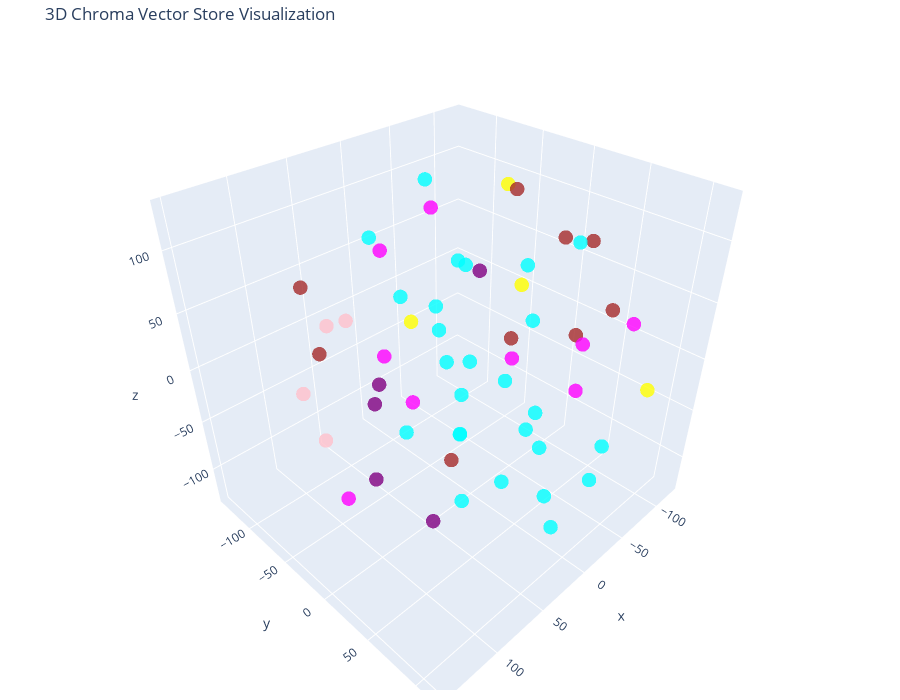

Source (notebook cell):
### Code cell
# Let's try 3D!

tsne = TSNE(n_components=3, random_state=42)
reduced_vectors = tsne.fit_transform(vectors)

# Create the 3D scatter plot
fig = go.Figure(data=[go.Scatter3d(
    x=reduced_vectors[:, 0],
    y=reduced_vectors[:, 1],
    z=reduced_vectors[:, 2],
    mode='markers',
    marker=dict(size=5, color=colors, opacity=0.8),
    text=[f"Type: {t}<br>Text: {d[:100]}..." for t, d in zip(doc_types, documents)],
    hoverinfo='text'
)])

fig.update_layout(
    title='3D Chroma Vector Store Visualization',
    scene=dict(xaxis_title='x', yaxis_title='y', zaxis_title='z'),
    width=900,
    height=700,
    margin=dict(r=10, b=10, l=10, t=40)
)

fig.show()

### Figure 1 — Plotly figure (JSON) as saved in the notebook; plotly's stock layout.template omitted (floating-point values rounded to 4 significant figures)
{"data": [{"hoverinfo": "text", "marker": {"color": ["purple", "purple", "purple", "purple", "purple", "yellow", "yellow", "yellow", "yellow", "pink", "pink", "pink", "pink", "brown", "brown", "brown", "brown", "brown", "brown", "brown", "brown", "brown", "cyan", "cyan", "cyan", "cyan", "cyan", "cyan", "cyan", "cyan", "cyan", "cyan", "cyan", "cyan", "cyan", "cyan", "cyan", "cyan", "cyan", "cyan", "cyan", "cyan", "cyan", "cyan", "cyan", "cyan", "cyan", "cyan", "magenta", "magenta", "magenta", "magenta", "magenta", "magenta", "magenta", "magenta", "magenta"], "opacity": 0.8, "size": 5}, "mode": "markers", "text": ["Type: about<br>Text: # Professional Bio\n\nAyush Tyagi is a dedicated Computer Science Engineering student at JIMS, Greater...", "Type: about<br>Text: ## What Makes Me Unique\nMy uniqueness lies in the powerful combination of a creative eye and a logic...", "Type: about<br>Text: # Contact & Professional Links\n\n## Primary Contact\n**Email:** tyagiayush239@gmail.com\n\n## Profession...", "Type: about<br>Text: # Personal Details\n\n**Name:** Ayush Tyagi  \n**Email:** tyagiayush239@gmail.com  \n**Location:** Delhi...", "Type: about<br>Text: # Personal Tagline\n\n**\"Code with passion, design with vision, and celebrate every milestone.\"**\n\n## ...", "Type: education<br>Text: # Certifications & Courses\n\n## Technical Certifications\n\n### 1. Tableau for Data Analysis\n**Skills L...", "Type: education<br>Text: ### 4. React - The Complete Guide 2025 (incl. Next.js, Redux)\n**Skills Learned:**\n- Modern React wit...", "Type: education<br>Text: # College Education\n\n**Institution:** JIMS, Greater Noida  \n**University:** IP University  \n**Degree...", "Type: education<br>Text: # School Education\n\n**Institution:** Vivekanand School, Anand Vihar  \n**Stream:** PCM (Physics, Chem...", "Type: experience<br>Text: # Intensity Global - LLM Engineer\n\n**Role:** LLM Engineer  \n**Company:** Intensity Global  \n**Employ...", "Type: experience<br>Text: ## Technologies Used\n- **Programming Languages:** Python\n- **ML Frameworks:** PyTorch, TensorFlow, H...", "Type: experience<br>Text: # Tara Application - Game Development Intern\n\n**Role:** Game Development Intern  \n**Company:** Tara ...", "Type: experience<br>Text: ## Key Learnings\n- Gained hands-on experience in the complete mobile game development lifecycle, fro...", "Type: extras<br>Text: # Achievements & Milestones\n\n## Technical Achievements\n### Game Development\n- **Multiple Shipped Gam...", "Type: extras<br>Text: ## Academic & Learning Achievements\n- **Consistent Learning:** Completed multiple comprehensive tech...", "Type: extras<br>Text: ### AI Engineering\n- Developed working AI applications with practical utility\n- Implemented complex ...", "Type: extras<br>Text: # Future Goals & Aspirations\n\n## Short-term Goals (Next 6-12 months)\n### Technical Skills\n- **Advanc...", "Type: extras<br>Text: ## Medium-term Goals (1-3 years)\n### Career Path\n- **Full-Stack Mastery:** Become proficient in both...", "Type: extras<br>Text: ## Long-term Goals (3-5 years)\n### Professional Vision\n- **Technical Leadership:** Grow into senior ...", "Type: extras<br>Text: ### Future Learning Areas\n- **Advanced Cloud Architecture:** Microservices, serverless, distributed ...", "Type: extras<br>Text: # Interests & Passions\n\n## Technical Interests\n- **Frontend Innovation:** Exploring new UI/UX patter...", "Type: extras<br>Text: ## Learning Interests\n- **Emerging Technologies:** Staying updated with latest frameworks and tools\n...", "Type: projects<br>Text: # Intelligent Code Converter: C++ to Python\n\n## Project Overview\nDeveloped an AI-powered tool that a...", "Type: projects<br>Text: ## Technical Implementation\n### Tech Stack\n- **Primary Language:** Python\n- **AI Models:** Transform...", "Type: projects<br>Text: # Multimodal AI Assistant: Image Generation & Personalized Chat\n\n## Project Overview\nCreated an inte...", "Type: projects<br>Text: ### Core Features\n- **Text-to-Image Generation:** Instant image creation from textual descriptions\n-...", "Type: projects<br>Text: # Smart Deal Notifier Application\n\n## Project Overview\nEngineered a web application that actively mo...", "Type: projects<br>Text: ### System Components\n- **Crawler Engine:** Monitors multiple deal sources in real-time\n- **Preferen...", "Type: projects<br>Text: # 3D Car Simulator\n\n## Project Overview\nA realistic 3D car simulator developed in Unity, featuring a...", "Type: projects<br>Text: ### Key Features\n- Realistic vehicle physics and handling\n- Nitro boost with acceleration and visual...", "Type: projects<br>Text: # Mountain Rider Madness\n\n## Game Overview\nA challenging 2D bike racing game where players conquer r...", "Type: projects<br>Text: ### Key Features\n- Realistic bike physics and weight distribution\n- Progressive difficulty curve\n- M...", "Type: projects<br>Text: # Solderio Game (Mario-Style Platformer)\n\n## Game Overview\nA fast-paced, side-scrolling platformer w...", "Type: projects<br>Text: ### Key Features\n- Classic platformer mechanics with modern polish\n- Multiple enemy types with uniqu...", "Type: projects<br>Text: # Space Shooter Ranger\n\n## Game Overview\nA classic arcade-style space shooter where players control ...", "Type: projects<br>Text: ### Key Features\n- Infinite enemy waves with progressive difficulty\n- Multiple weapon types and powe...", "Type: projects<br>Text: # Foodies Hub - Recipe Sharing Platform\n\n## Project Overview\nA full-stack community recipe-sharing p...", "Type: projects<br>Text: ### Core Features\n- **Recipe Management:** Create, read, update, delete recipes\n- **User Profiles:**...", "Type: projects<br>Text: ## Skills Demonstrated\n- Full-stack development with Next.js\n- Modern React patterns and best practi...", "Type: projects<br>Text: # Food Website (React)\n\n## Project Overview\nA complex React application for exploring and managing f...", "Type: projects<br>Text: ### Core Features\n- **Recipe Exploration:** Advanced filtering and search capabilities\n- **Interacti...", "Type: projects<br>Text: # Investment Calculator\n\n## Project Overview\nA powerful financial planning tool that helps users vis...", "Type: projects<br>Text: ## Core Features\n- **Investment Projection:** Future value calculation based on inputs\n- **Annual Br...", "Type: projects<br>Text: # React Tic-Tac-Toe\n\n## Project Overview\nA fully functional, interactive Tic-Tac-Toe game built as a...", "Type: projects<br>Text: ## Technical Implementation\n### Tech Stack\n- **Frontend:** React\n- **Styling:** CSS3 with grid layou...", "Type: projects<br>Text: ## Learning Outcomes\n- Fundamental React state management\n- Component props and communication\n- Even...", "Type: projects<br>Text: # TimeRace React Game\n\n## Project Overview\nAn engaging timing-based reaction game built with React w...", "Type: projects<br>Text: ### Game Concept\n- **Target Times:** Multiple difficulty levels (1s, 5s, 10s, 15s)\n- **Gameplay:** S...", "Type: skills<br>Text: # AI & LLM Engineering Skills\n\n## Core Competencies\n- **LLM Engineering:** Advanced techniques in la...", "Type: skills<br>Text: ## Project Experience\n### Intelligent Code Converter\n- C++ to Python code translation\n- Syntax parsi...", "Type: skills<br>Text: # Backend Development Skills\n\n## Current Technologies\n- **Node.js:** Server-side JavaScript runtime\n...", "Type: skills<br>Text: # Frontend Development Skills\n\n## Core Technologies\n- **React:** Advanced proficiency with Hooks, Co...", "Type: skills<br>Text: ### Styling & Design\n- CSS-in-JS solutions\n- Responsive grid systems\n- CSS animations and transition...", "Type: skills<br>Text: # Game Engines & Development\n\n## Primary Engine\n### Unity\n- **Proficiency Level:** Advanced\n- **Spec...", "Type: skills<br>Text: ### Technical Capabilities\n- Infinite spawn systems\n- Physics-based gameplay\n- Animation state machi...", "Type: skills<br>Text: # Programming Languages\n\n## Primary Languages\n- **C#:** Advanced proficiency, primarily for Unity ga...", "Type: skills<br>Text: # Development Tools & Technologies\n\n## Version Control\n- **Git:** Advanced proficiency in version co..."], "type": "scatter3d", "x": [57.3, 51.86, 36.45, 86.7, 6.055, -120.1, -69.7, -95.12, 41.21, 86.61, 48.29, 123.4, 108.4, -111.9, 98.59, 78.75, -95.09, -73.08, -27.77, -62.94, 104.4, -50.91, -78.4, -121.3, -35.42, -51.23, -47.15, -63.2, -3.862, 30.99, -17.17, 87.36, -31.29, -12.65, -28.86, -64.4, -4.143, 15.7, -16.54, 38.4, 72.22, -69.59, -29.73, 26.54, 37.91, 37.86, 40.21, -18.68, 12.62, 10.2, -7.609, -56.59, 78.44, 23.63, -102.0, -49.6, 148.7], "y": [-44.12, 7.367, 37.66, -18.19, -116.6, -54.96, 110.0, -54.57, -23.3, -105.2, -118.7, -24.77, -9.466, 13.77, 74.65, -102.4, 56.32, 46.32, 54.62, -16.46, -48.99, -8.226, -16.07, 2.021, 51.36, 83.01, -136.1, -102.6, -7.426, -45.04, -28.87, 59.41, -43.92, -21.52, 31.45, -80.04, 51.34, 46.75, 110.6, 23.69, 58.69, 9.409, -81.94, 54.47, -69.42, 96.35, 113.7, -60.02, 104.2, -93.84, -113.6, 56.71, 17.67, -19.67, -46.64, 101.9, 31.93], "z": [-13.01, -126.7, 108.1, -74.23, -100.6, -1.29, -3.707, 100.6, 45.46, -39.14, 2.154, -16.86, 82.1, -19.34, 12.62, 56.68, 30.73, 93.43, 114.7, -13.83, 35.6, 123.0, 48.58, 59.81, -128.9, -99.64, -17.07, -45.06, -3.788, -76.65, -54.86, 74.15, -115.5, 71.6, 39.62, 34.23, -37.34, -80.86, -25.09, -32.69, -53.0, -82.08, 115.3, 25.93, 94.41, -1.431, -62.06, 17.27, 72.71, -34.14, 51.9, -25.93, 15.7, 128.6, -68.13, 58.85, -15.63]}], "layout": {"height": 700, "margin": {"b": 10, "l": 10, "r": 10, "t": 40}, "scene": {"xaxis": {"title": {"text": "x"}}, "yaxis": {"title": {"text": "y"}}, "zaxis": {"title": {"text": "z"}}}, "title": {"text": "3D Chroma Vector Store Visualization"}, "width": 900}}
